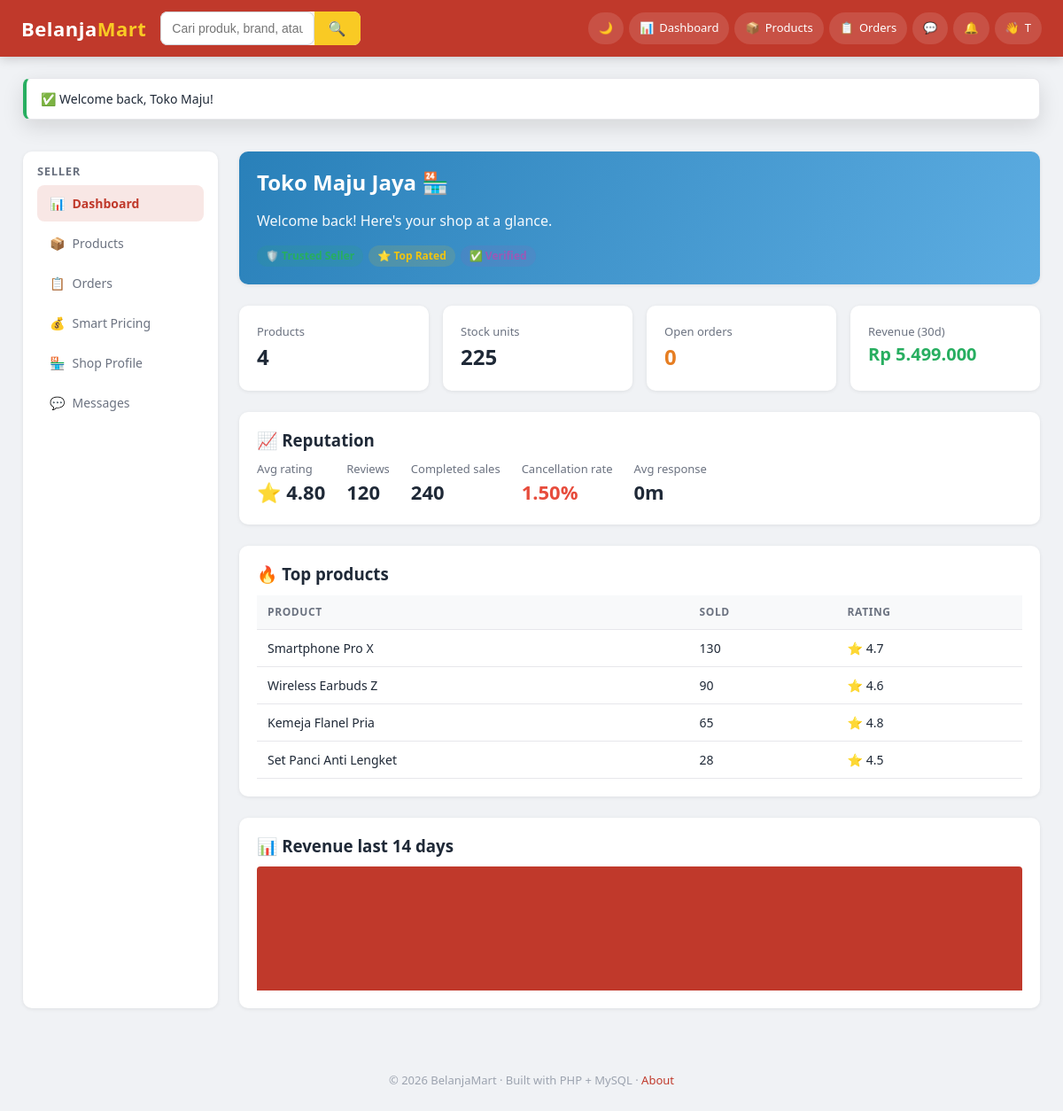
The app's page /frontend/pages/seller/dashboard.php (signed in) with its own data.
### tables this page shows
CREATE TABLE seller_profiles (
    user_id        INT PRIMARY KEY,
    shop_name      VARCHAR(120) NOT NULL,
    description    TEXT,
    banner         VARCHAR(255) DEFAULT NULL,
     
    avg_rating         DECIMAL(3,2)  NOT NULL DEFAULT 0,
    total_reviews      INT NOT NULL DEFAULT 0,
    total_sales        INT NOT NULL DEFAULT 0,         
    total_cancellations INT NOT NULL DEFAULT 0,
    response_time_min  INT NOT NULL DEFAULT 0,         
    cancellation_rate  DECIMAL(5,2) NOT NULL DEFAULT 0,    
    delivery_success_rate DECIMAL(5,2) NOT NULL DEFAULT 100,
    is_verified        TINYINT(1) NOT NULL DEFAULT 0,
    FOREIGN KEY (user_id) REFERENCES users(user_id) ON DELETE CASCADE
);

CREATE TABLE users (
    user_id        INT AUTO_INCREMENT PRIMARY KEY,
    name           VARCHAR(100) NOT NULL,
    email          VARCHAR(150) NOT NULL UNIQUE,
    password       VARCHAR(255) NOT NULL,
    role           ENUM('buyer','seller','admin') NOT NULL DEFAULT 'buyer',
    avatar         VARCHAR(255) DEFAULT NULL,
    phone          VARCHAR(30)  DEFAULT NULL,
    country_code   CHAR(2)      DEFAULT 'ID',
    preferred_currency CHAR(3)  DEFAULT 'IDR',
    is_verified    TINYINT(1)   NOT NULL DEFAULT 0,     
    is_active      TINYINT(1)   NOT NULL DEFAULT 1,
    last_login_at  TIMESTAMP    NULL,
    created_at     TIMESTAMP DEFAULT CURRENT_TIMESTAMP,
    updated_at     TIMESTAMP DEFAULT CURRENT_TIMESTAMP ON UPDATE CURRENT_TIMESTAMP,
    FOREIGN KEY (country_code)       REFERENCES countries(country_code),
    FOREIGN KEY (preferred_currency) REFERENCES currencies(currency_code)
);

CREATE TABLE badges (
    badge_id    INT AUTO_INCREMENT PRIMARY KEY,
    code        VARCHAR(40) UNIQUE NOT NULL,
    label       VARCHAR(80) NOT NULL,
    description VARCHAR(255),
    icon        VARCHAR(20) DEFAULT '🏅',
    color       VARCHAR(20) DEFAULT '#f1c40f'
);

CREATE TABLE currencies (
    currency_code  CHAR(3) PRIMARY KEY,             
    symbol         VARCHAR(8)   NOT NULL,
    name           VARCHAR(60)  NOT NULL,
     
    rate_to_usd    DECIMAL(18,6) NOT NULL DEFAULT 1,
    updated_at     TIMESTAMP DEFAULT CURRENT_TIMESTAMP ON UPDATE CURRENT_TIMESTAMP
);

CREATE TABLE products (
    product_id     INT AUTO_INCREMENT PRIMARY KEY,
    seller_id      INT NOT NULL,                     
    category_id    INT,
    product_name   VARCHAR(180) NOT NULL,
    description    TEXT,
    price          DECIMAL(12,2) NOT NULL,           
    currency_code  CHAR(3) NOT NULL DEFAULT 'IDR',
    stock          INT NOT NULL DEFAULT 0,
    image          VARCHAR(255) DEFAULT NULL,
    weight_grams   INT NOT NULL DEFAULT 500,
    is_active      TINYINT(1) NOT NULL DEFAULT 1,
    average_rating DECIMAL(3,2) NOT NULL DEFAULT 0,
    total_reviews  INT NOT NULL DEFAULT 0,
    total_sold     INT NOT NULL DEFAULT 0,
    views          INT NOT NULL DEFAULT 0,
    created_at     TIMESTAMP DEFAULT CURRENT_TIMESTAMP,
    updated_at     TIMESTAMP DEFAULT CURRENT_TIMESTAMP ON UPDATE CURRENT_TIMESTAMP,
    FOREIGN KEY (seller_id)     REFERENCES users(user_id) ON DELETE CASCADE,
    FOREIGN KEY (category_id)   REFERENCES categories(category_id) ON DELETE SET NULL,
    FOREIGN KEY (currency_code) REFERENCES currencies(currency_code),
    INDEX idx_seller   (seller_id),
    INDEX idx_category (category_id),
    INDEX idx_active   (is_active),
    FULLTEXT KEY ft_name_desc (product_name, description)
);

### frontend/pages/seller/dashboard.php (the view, shortened to what the rows shown need)
<?php
require_once __DIR__ . '/../../../backend/config/bootstrap.php';
$user    = current_user();
$stats   = AnalyticsService::sellerDashboard((int) $user['user_id']);
$badges  = UserModel::badges((int) $user['user_id']);
$profile = UserModel::sellerProfile((int) $user['user_id']);
layout('header', ['title' => 'Seller Dashboard']);
?>
<div class="layout">
    <div>
        <div class="card" style="background: linear-gradient(120deg, var(--color-info), #5dade2); color:#fff;">
            <h2><?= e($profile['shop_name'] ?? $user['name']) ?> 🏪</h2>
            <p style="opacity:.95;">Welcome back! Here's your shop at a glance.</p>
            <?php component('seller_badge', ['badges' => $badges]); ?>
        </div>
        <div class="grid mt-3" style="grid-template-columns: repeat(auto-fit, minmax(180px,1fr));">
            <div class="card"><div class="text-muted fs-13">Revenue (30d)</div><div class="fw-bold" style="font-size:20px; color:var(--color-success);">
                <?= Currency::format((float) $stats['revenue30'], $user['currency'] ?? 'IDR') ?>
            </div></div>
        </div>
        <div class="card mt-3">
            <?php if (empty($stats['topProducts'])): ?>
                <p class="text-muted">No sales yet - add products to start selling.</p>
            <?php else: ?>
                <table class="table">
                    <thead><tr><th>Product</th><th>Sold</th><th>Rating</th></tr></thead>
                    <tbody>
                    <?php foreach ($stats['topProducts'] as $p): ?>
                        <tr>
                            <td><?= e($p['product_name']) ?></td>
                            <td><?= (int) $p['total_sold'] ?></td>
                            <td>⭐ <?= number_format((float) $p['average_rating'], 1) ?></td>
                        </tr>
                    <?php endforeach; ?>
                    </tbody>
                </table>
            <?php endif; ?>
        </div>
    </div>
</div>

### frontend/components/navbar.php (shortened to what the rows shown need)
<?php
$role = $user['role'] ?? null;
?>
<header class="topbar">
    <div class="topbar-actions">
        <?php if (!$user): ?>
            <a class="pill" href="<?= base_url('/auth/role.php') ?>">Sign in</a>
        <?php else: ?>
            <?php if ($role === 'buyer'): ?>
                <a class="pill" href="<?= base_url('/frontend/pages/buyer/wishlist.php') ?>" title="Wishlist">
                    ❤️ <span class="label">Wishlist</span>
                    <?php if (!empty($wishCount)): ?><span class="badge-count"><?= (int) $wishCount ?></span><?php endif; ?>
                </a>
                <a class="pill" href="<?= base_url('/frontend/pages/buyer/cart.php') ?>" title="Cart">
                    🛒 <span class="label">Cart</span>
                    <?php if (!empty($cartCount)): ?><span class="badge-count"><?= (int) $cartCount ?></span><?php endif; ?>
                </a>
                <a class="pill" href="<?= base_url('/frontend/pages/buyer/orders.php') ?>" title="Orders">
                    📦 <span class="label">Orders</span>
                </a>
            <?php elseif ($role === 'seller'): ?>
                <a class="pill" href="<?= base_url('/frontend/pages/seller/dashboard.php') ?>">📊 <span class="label">Dashboard</span></a>
                <a class="pill" href="<?= base_url('/frontend/pages/seller/products.php') ?>">📦 <span class="label">Products</span></a>
                <a class="pill" href="<?= base_url('/frontend/pages/seller/orders.php') ?>">📋 <span class="label">Orders</span></a>
            <?php elseif ($role === 'admin'): ?>
                <a class="pill" href="<?= base_url('/frontend/pages/admin/dashboard.php') ?>">🛡 Admin</a>
            <?php endif; ?>
            <a class="pill" href="<?= base_url('/frontend/pages/shared/chat.php') ?>" title="Messages">
                💬
            </a>
            <a class="pill" href="<?= base_url('/frontend/pages/shared/notifications.php') ?>" title="Notifications">
                🔔
            </a>
            <a class="pill" href="<?= base_url('/auth/logout.php') ?>" title="Logout">
                👋 <span class="label"><?= e(mb_strtoupper(mb_substr($user['name'], 0, 1))) ?></span>
            </a>
        <?php endif; ?>
    </div>
</header>

### frontend/components/seller_badge.php
<?php
$badges = $badges ?? [];
?>
<div class="row" style="gap:6px;">
    <?php foreach ($badges as $b): ?>
        <span class="tag" style="background: <?= e($b['color']) ?>22; color: <?= e($b['color']) ?>;">
            <?= e($b['icon']) ?> <?= e($b['label']) ?>
        </span>
    <?php endforeach; ?>
</div>

### records on screen
seller_profiles: user_id.name "T", shop_name "Toko Maju Jaya", user_id.symbol "Rp 5.499.000"
badges: icon "🛡️"
badges: icon "⭐", label "Top Rated"
badges: icon "✅"
products: product_name "Smartphone Pro X", total_sold "130", average_rating "4.7"
products: product_name "Wireless Earbuds Z", total_sold "90", average_rating "4.6"
products: product_name "Kemeja Flanel Pria", total_sold "65", average_rating "4.8"
products: product_name "Set Panci Anti Lengket", total_sold "28", average_rating "4.5"

### other values on screen
$ok "Welcome back, Toko Maju!"
$icon "📊"
$label "Dashboard"
$icon "📦"
$label "Products"
$icon "📋"
$label "Orders"
$icon "💰"
$label "Smart Pricing"
$icon "🏪"
$label "Shop Profile"
$stats['totalProducts'] "4"
$stats['totalStock'] "225"
$stats['newOrders'] "0"
$stats['rep']['avg_rating'] "4.80"
